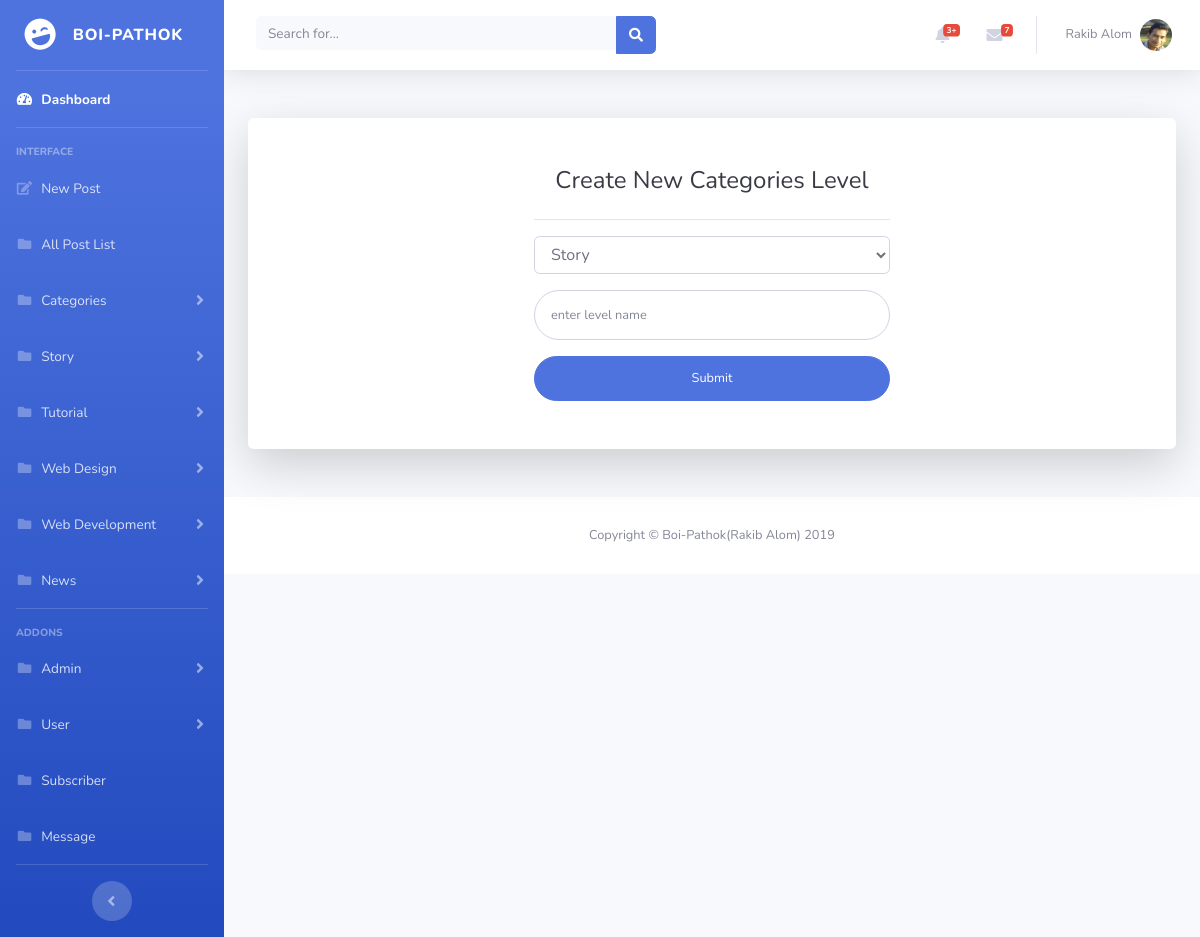
The page /adminpanel/admin/categories_level_add.php (signed in) on the database its author committed.
### tables this page shows
CREATE TABLE `categories` (
  `cate_id` int(11) NOT NULL,
  `cate_name` varchar(50) NOT NULL,
  `cate_status` int(11) NOT NULL DEFAULT '1'
);

### adminpanel/admin/categories_level_add.php (the view, shortened to what this page needs)
<?php include('../include/admin_header.php'); ?>
<div class="container">
    <div class="card o-hidden border-0 shadow-lg my-5">
      <div class="card-body p-0">
        <div class="row">
          <div class="col-lg-6 offset-lg-3">
            <div class="p-5">
              <div class="text-center">
                <h1 class="h4 text-gray-900 mb-4">Create New Categories Level</h1>
                <hr>
              </div>
              <form class="user" action="" method="POST">
                <div class="form-group">
                  <select class="form-control" name="cate_id">
                    <?php
                          include ('../include/dbcon.php');
                          $sql = "SELECT * FROM Categories WHERE cate_status = '1'";
                          $run = mysqli_query($con,$sql);
                          while($result = mysqli_fetch_assoc($run)){
                       ?>
                       <option value="<?php echo $result['cate_id']; ?>">
                          <?php echo $result['cate_name']; ?>
                       </option>
                    <?php } ?>
                  </select>
                </div>
                <div class="form-group">
                  <input type="text" class="form-control form-control-user" placeholder="enter level name" name="cate_level_name" required="">
                </div>
                <button class="btn btn-primary btn-user btn-block" name="submit">
                  Submit
                </button>
              </form>
            </div>
          </div>
        </div>
      </div>
    </div>
  </div>
      <?php
	include('../include/admin_footer.php');
?>

### adminpanel/include/admin_header.php (shortened to what this page needs)
<?php
    include ('dbcon.php');
    $email = $_SESSION['email'];
    $sql11 = "SELECT * FROM admin WHERE admin_email = '$email'";
    $run11 = mysqli_query($con,$sql11);
    $result11 = mysqli_fetch_assoc($run11);
 ?>
<!DOCTYPE html>
<html lang="en">
<head>
  <link href="../vendor/fontawesome-free/css/all.min.css" rel="stylesheet" type="text/css">
  <link href="../css/sb-admin-2.css" rel="stylesheet">
  <link href="../vendor/datatables/dataTables.bootstrap4.min.css" rel="stylesheet">
</head>
<body id="page-top">
  <div id="wrapper">
    <ul class="navbar-nav bg-gradient-primary sidebar sidebar-dark accordion" id="accordionSidebar">
      <a class="sidebar-brand d-flex align-items-center justify-content-center" href="index.php">
        <div class="sidebar-brand-icon rotate-n-15">
          <i class="fas fa-laugh-wink"></i>
        </div>
        <div class="sidebar-brand-text mx-3">Boi-Pathok</div>
      </a>
      <hr class="sidebar-divider my-0">
      <li class="nav-item active">
        <a class="nav-link" href="../admin/index.php">
          <i class="fas fa-fw fa-tachometer-alt"></i>
          <span>Dashboard</span></a>
      </li>
      <hr class="sidebar-divider">
      <div class="sidebar-heading">
        Interface
      </div>
      <li class="nav-item">
        <a class="nav-link" href="../admin/post.php">
          <i class="fas fa-fw fa-edit"></i>
          <span>New Post</span></a>
      </li>
      <li class="nav-item">
        <a class="nav-link" href="../admin/post_list.php">
          <i class="fas fa-fw fa-folder"></i>
          <span>All Post List</span></a>
      </li>
      <li class="nav-item">
        <a class="nav-link collapsed" href="#" data-toggle="collapse" data-target="#categoriesNav" aria-expanded="true" aria-controls="collapsePages">
          <i class="fas fa-fw fa-folder"></i>
          <span>Categories</span>
        </a>
      </li>
    <?php
      include ('dbcon.php');
      $sql = "SELECT * FROM categories WHERE cate_status = '1'";
      $run = mysqli_query($con,$sql);
      while($result = mysqli_fetch_assoc($run)) {
     ?>
      <li class="nav-item" value="<?php echo $result['cate_id']; ?>">
        <a class="nav-link collapsed" href="#" data-toggle="collapse" data-target="#navID<?php echo $result['cate_id']; ?>" aria-expanded="true" aria-controls="collapsePages">
          <i class="fas fa-fw fa-folder"></i>
          <span><?php echo $result['cate_name']; ?></span>
        </a>
      </li>
    <?php } ?>
      <hr class="sidebar-divider">
      <div class="sidebar-heading">
        Addons
      </div>
      <li class="nav-item">
        <a class="nav-link collapsed" href="#" data-toggle="collapse" data-target="#adminNav" aria-expanded="true" aria-controls="collapsePages">
          <i class="fas fa-fw fa-folder"></i>
          <span>Admin</span>
        </a>
      </li>
      <li class="nav-item">
        <a class="nav-link collapsed" href="#" data-toggle="collapse" data-target="#userNav" aria-expanded="true" aria-controls="collapsePages">
          <i class="fas fa-fw fa-folder"></i>
          <span>User</span>
        </a>
      </li>
      <li class="nav-item">
        <a class="nav-link" href="../admin/subscribe.php">
          <i class="fas fa-fw fa-folder"></i>
          <span>Subscriber</span></a>
      </li>
      <li class="nav-item">
        <a class="nav-link" href="../admin/contact.php">
          <i class="fas fa-fw fa-folder"></i>
          <span>Message</span></a>
      </li>
      <hr class="sidebar-divider d-none d-md-block">
      <div class="text-center d-none d-md-inline">
        <button class="rounded-circle border-0" id="sidebarToggle"></button>
      </div>
    </ul>
    <div id="content-wrapper" class="d-flex flex-column">
      <div id="content">
        <nav class="navbar navbar-expand navbar-light bg-white topbar mb-4 static-top shadow">
          <form class="d-none d-sm-inline-block form-inline mr-auto ml-md-3 my-2 my-md-0 mw-100 navbar-search">
            <div class="input-group">
              <input type="text" class="form-control bg-light border-0 small" placeholder="Search for..." aria-label="Search" aria-describedby="basic-addon2">
              <div class="input-group-append">
                <button class="btn btn-primary" type="button">
                  <i class="fas fa-search fa-sm"></i>
                </button>
              </div>
            </div>
          </form>
          <ul class="navbar-nav ml-auto">
            <li class="nav-item dropdown no-arrow mx-1">
              <a class="nav-link dropdown-toggle" href="#" id="alertsDropdown" role="button" data-toggle="dropdown" aria-haspopup="true" aria-expanded="false">
                <i class="fas fa-bell fa-fw"></i>
                <span class="badge badge-danger badge-counter">3+</span>
              </a>
            </li>
            <li class="nav-item dropdown no-arrow mx-1">
              <a class="nav-link dropdown-toggle" href="#" id="messagesDropdown" role="button" data-toggle="dropdown" aria-haspopup="true" aria-expanded="false">
                <i class="fas fa-envelope fa-fw"></i>
                <span class="badge badge-danger badge-counter">7</span>
              </a>
            </li>
            <li class="nav-item dropdown no-arrow">
              <a class="nav-link dropdown-toggle" href="#" id="userDropdown" role="button" data-toggle="dropdown" aria-haspopup="true" aria-expanded="false">
                <span class="mr-2 d-none d-lg-inline text-gray-600 small"><?php echo $result11['admin_name']; ?></span>
                <img class="img-profile rounded-circle" src="../img/admin/<?php echo $result11['admin_image']; ?>">
              </a>
            </li>
          </ul>
        </nav>

### rows shown on the page
categories: $result['cate_id'] 8 (drawn), cate_name "Story"
categories: $result['cate_id'] 9 (drawn), cate_name "Tutorial"
categories: $result['cate_id'] 10 (drawn), cate_name "Web Design"
categories: $result['cate_id'] 11 (drawn), cate_name "Web Development"
categories: $result['cate_id'] 12 (drawn), cate_name "News"

### other values the page prints
$result11['admin_name'] "Rakib Alom"
form field cate_id "Story"
